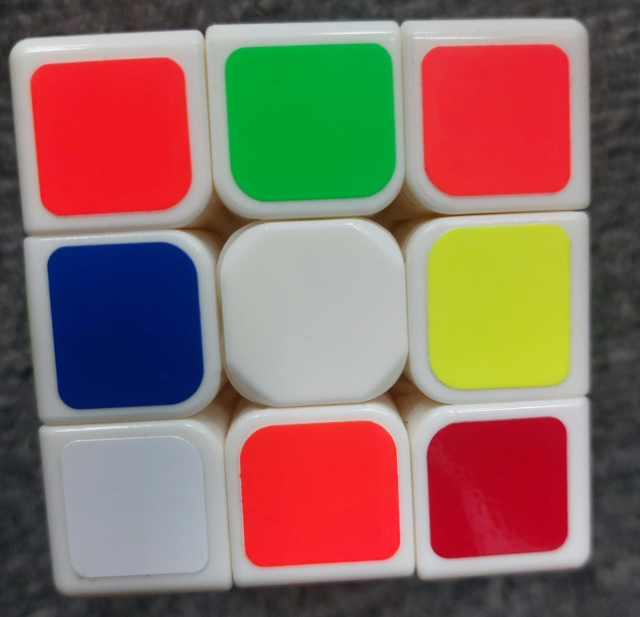
#> input picture faces/image2.jpg, 1280 x 1234 px (shown at 1/2 size)
$ python facetostring.py
#> lines starting #> are read from the running program, lines starting #| are printed output that depends on the picture
import cv2
import numpy as np

def detect_face_colors(image_path):
#> called with image_path = './faces/image2.jpg'
    image = cv2.imread(image_path)
#> image is the input picture: shape (1234, 1280, 3); mean B, G, R 98.5, 109, 138.7
    processed_image = preprocess_image(image)
    face_colors = extract_face_colors(processed_image)
    return face_colors

def preprocess_image(image):
    resized_image = cv2.resize(image, (300, 300))
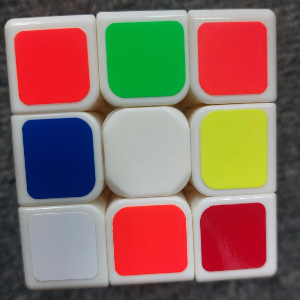
#> resized_image: shape (300, 300, 3); mean B, G, R 98.5, 108.9, 138.6
    processed_image = resized_image

    return image

def extract_face_colors(image):
    color_ranges = {
    'O': (0, 128, 255),    # Orange
    'R': (0, 0, 255),      # Red
    'W': (255, 255, 255),  # White
    'G': (0, 255, 0),      # Green
    'B': (255, 0, 0),      # Blue
    'Y': (0, 255, 255)     # Yellow
}


    #convert to lab
    lab_image = cv2.cvtColor(image, cv2.COLOR_BGR2LAB)
#> lab_image: shape (1234, 1280, 3); mean of channels 0, 1, 2 132.4, 139.3, 142.8
    face_colors = ''
    # image to 3x3 grid cells and calculate the average color for each cell
    height, width, _ = image.shape
#> height = 1234; width = 1280
    cell_height = height // 3
#> cell_height = 411
    cell_width = width // 3
#> cell_width = 426

    for i in range(3):
        for j in range(3):
            #pos
            x_start = i * cell_width
            x_end = (i + 1) * cell_width
            y_start = j * cell_height
            y_end = (j + 1) * cell_height

            #current cell from the lab image
            cell = image[y_start:y_end, x_start:x_end, :]

            average_color = np.mean(cell, axis=(0, 1))

            #closest matching color range
            closest_color = min(color_ranges.keys(), key=lambda x: np.linalg.norm(average_color - color_ranges[x]))

            face_colors += closest_color
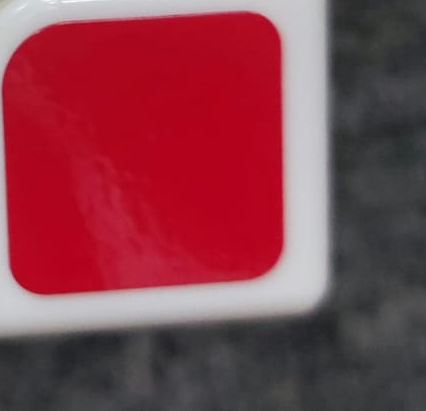
#> cell: shape (411, 426, 3); mean B, G, R 74.7, 62.6, 133.7
#> after the loop, face_colors = 'OBOGWOOOR'

    return face_colors

def main():
    image_path = './faces/image2.jpg'
    face_colors = detect_face_colors(image_path)
#> face_colors = 'OBOGWOOOR'
    print("Face colors:", face_colors)
#| Face colors: OBOGWOOOR

if __name__ == '__main__':
    main()
